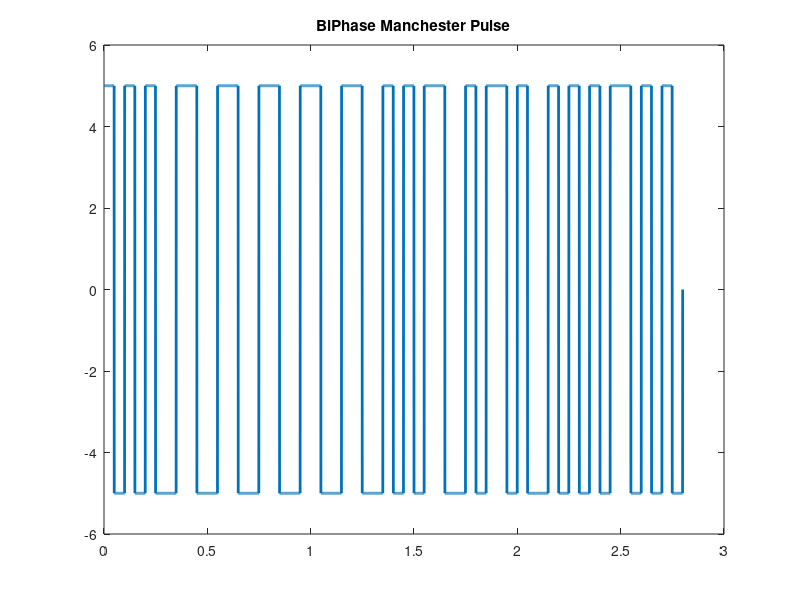
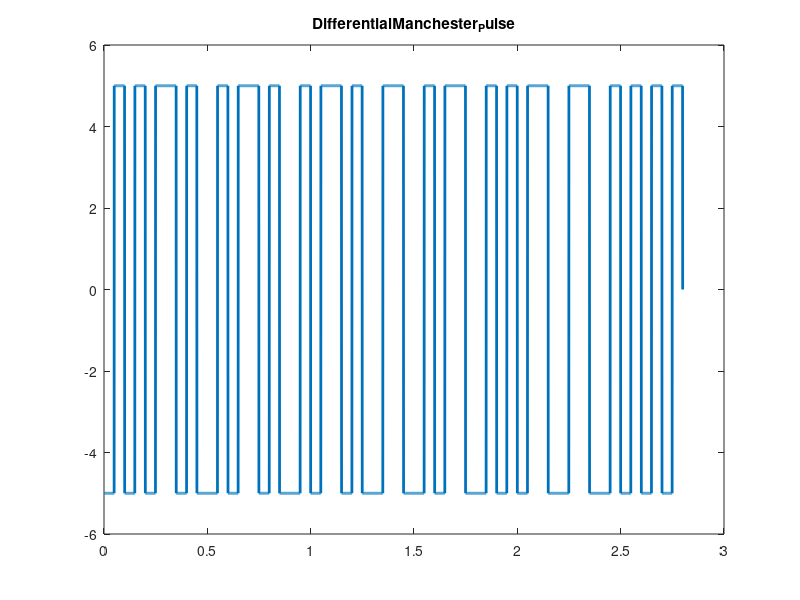

These charts were generated, in order, by the following MATLAB code:

X=[0 0 0 1 0 1 0 1 0 1 0 1 0 1 1 1 0 1 1 0 0 1 1 1 1 0 0 0];

Bit_Rate=10;
Time_Sequence=length(X)/Bit_Rate;
T_b=1/Bit_Rate;

time=0:T_b/200:Time_Sequence;
BiPhaseManchester_Pulse = zeros(1,length(time));
DifferentialManchester_Pulse = zeros(1,length(time));
i=1;
for k=1:200:length(X)*200
   
    if(X(i)==0)
        BiPhaseManchester_Pulse(k:k+99)=5;
        BiPhaseManchester_Pulse(k+99:k+199)=-5;
    else
        BiPhaseManchester_Pulse(k:k+99)=-5;
        BiPhaseManchester_Pulse(k+99:k+199)=5;
    end
    i=i+1;
end

plot(time,BiPhaseManchester_Pulse,'LineWidth',2);
title('BiPhase Manchester Pulse');

i=1;
temp=5;
for k=1:200:length(X)*200
    if(X(i)==1)
        DifferentialManchester_Pulse(k:k+99)=temp;
        temp=-temp;
        DifferentialManchester_Pulse(k+99:k+199)=temp;      
    else
        DifferentialManchester_Pulse(k:k+99)=-temp;
        DifferentialManchester_Pulse(k+99:k+199)=temp;
    end
    i=i+1;
end

figure;
plot(time,DifferentialManchester_Pulse,'LineWidth',2);
title('DifferentialManchester_Pulse');
